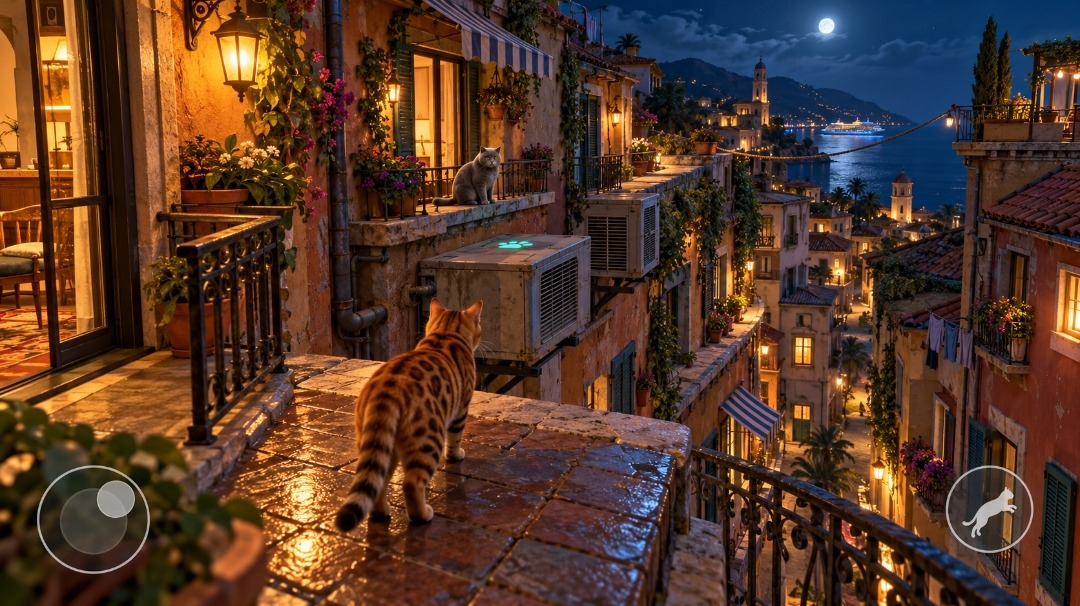
#> input picture docs/reference/level-01-concept.jpg, 1080 x 606 px
$ python make_menu_video.py ../../docs/reference/level-01-concept.jpg
#> lines starting #> are read from the running program, lines starting #| are printed output that depends on the picture; after the words box and inside, x2 and y2 are one past the last pixel; in counts of white or black regions, pixels touching at a corner belong together
"""Main-menu background: the reference picture turned into a seamless living-photo loop (cinemagraph).

Usage:  python tools/menu/make_menu_video.py [out_dir] [--preview]
Writes  menu_loop.mp4 (1280x720, H.264, 24 fps, seamless loop) and menu_poster.jpg (first frame).

Everything moves with a period that divides the loop length, so the loop has no seam:
flickering lanterns and garland bulbs, glowing paw marker, twinkling stars, breathing clouds,
moon glow, sea sparkles and moon path, wet tiles shimmer, cat tail sway, swaying plants,
floating dust and fireflies, slow camera drift.
"""
import math
import os
import subprocess
import sys

import numpy as np
from PIL import Image, ImageFilter

ROOT = os.path.join(os.path.dirname(__file__), "..", "..")
SRC = os.path.join(ROOT, "docs", "reference", "level-01-concept.jpg")
OUT = os.path.join(ROOT, "CatsGame", "Assets", "_Project", "Art", "Menu")

W, H = 1280, 720
FPS = 24
T = 8.0                      # loop length, seconds
N = int(T * FPS)
S = W / 1080.0               # reference (1080x606) -> video scale
rng = np.random.default_rng(11)


def P(x, y):
    """Reference pixel coordinates -> video coordinates."""
    return x * S, y * (H / 606.0)


def periodic(t, k, phase=0.0):
    """Sine with k whole cycles per loop."""
    return math.sin(2 * math.pi * (k * t / T) + phase)


def flicker(t, seed, amount):
    s = sum(periodic(t, k, seed * (k + 1.7)) / k for k in (3, 5, 7, 11))
    return 1.0 + amount * s / 1.7


# ------------------------------------------------------------------ base image
def load_base():
    im = Image.open(SRC).convert("RGB").resize((W, H), Image.LANCZOS)
    im = im.filter(ImageFilter.UnsharpMask(radius=1.6, percent=60, threshold=2))
    a = np.asarray(im).astype(np.float32) / 255.0
    # remove the on-screen joystick and jump button of the concept screenshot
    for (cx, cy, r, sx, sy) in ((93, 519, 62, 0, -118), (990, 509, 52, -4, -112)):
        a = patch(a, *P(cx, cy), r * S, sx * S, sy * S)
#> this loop made 2 passes
#> pass 1, in patch, `src = np.roll(np.roll(a, -int(dy), axis=0), -int(dx), axis=1)`:
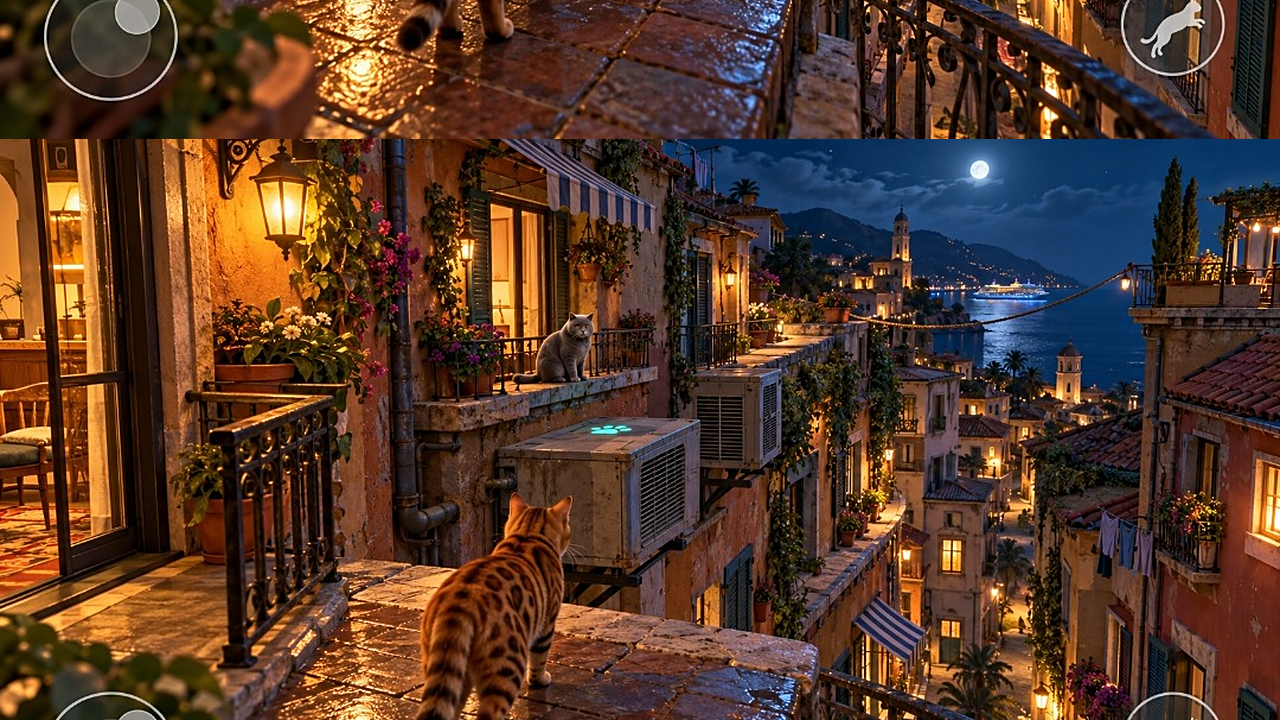
#> src: shape (720, 1280, 3) float32; mean R, G, B 0.335, 0.223, 0.16
    return a


def patch(a, cx, cy, r, dx, dy):
    """Copy a nearby region over a circle with a feathered edge (simple exemplar inpainting)."""
    ys, xs = np.mgrid[0:H, 0:W]
    d = np.sqrt((xs - cx) ** 2 + (ys - cy) ** 2)
    m = np.clip((r * 1.25 - d) / (r * 0.3), 0, 1)[..., None]
    src = np.roll(np.roll(a, -int(dy), axis=0), -int(dx), axis=1)
    src = np.asarray(Image.fromarray((src * 255).astype(np.uint8)).filter(ImageFilter.GaussianBlur(1.2))) / 255.0
    return a * (1 - m) + src * m


def gauss_sprite(radius):
    r = int(radius * 3)
    ys, xs = np.mgrid[-r:r + 1, -r:r + 1]
    return np.exp(-(xs ** 2 + ys ** 2) / (2 * radius ** 2)).astype(np.float32)


def add_sprite(img, x, y, sprite, color, k):
    r = sprite.shape[0] // 2
    x, y = int(round(x)), int(round(y))
    x0, y0, x1, y1 = max(0, x - r), max(0, y - r), min(W, x + r + 1), min(H, y + r + 1)
    if x0 >= x1 or y0 >= y1:
        return
    sp = sprite[y0 - (y - r):y1 - (y - r), x0 - (x - r):x1 - (x - r)]
    img[y0:y1, x0:x1] += sp[..., None] * np.asarray(color, np.float32) * k


# ------------------------------------------------------------------ masks
def masks(base):
    ys, xs = np.mgrid[0:H, 0:W] / np.array([H, W])[:, None, None] if False else np.mgrid[0:H, 0:W]
    r, g, b = base[..., 0], base[..., 1], base[..., 2]
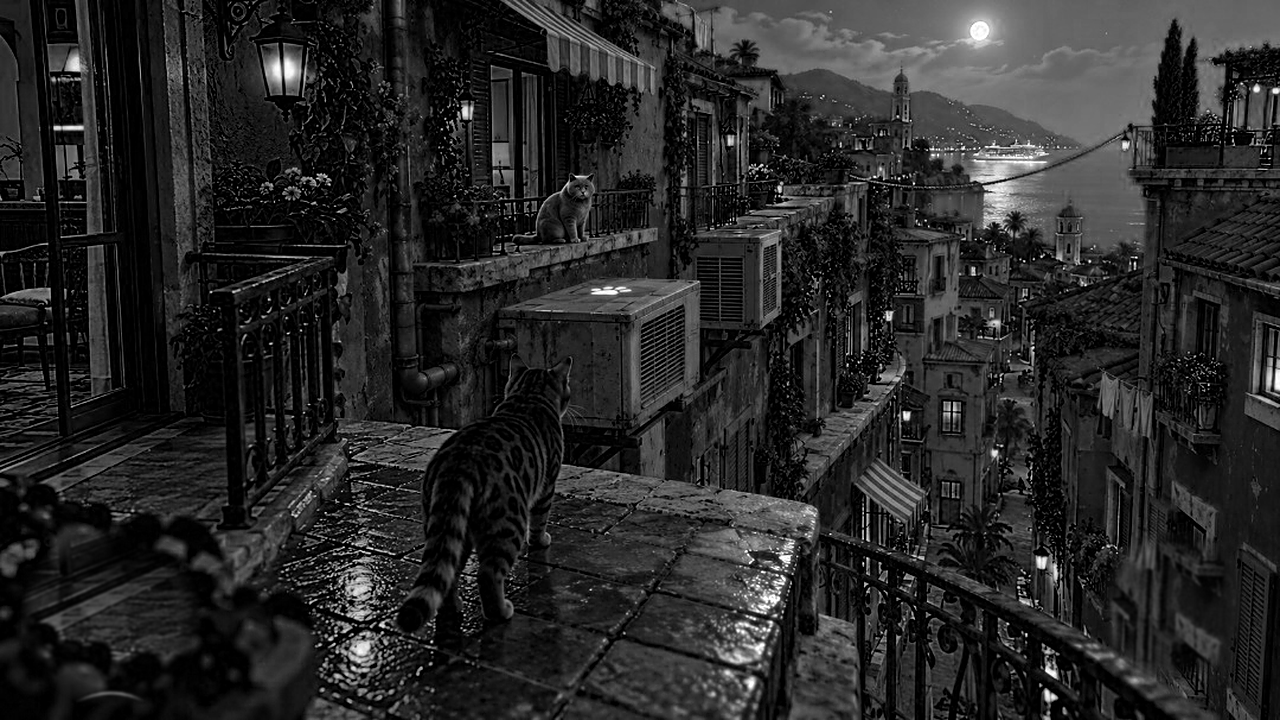
#> b: shape (720, 1280) float64; min 0, max 1, mean 0.157
    lum = base.max(axis=2)
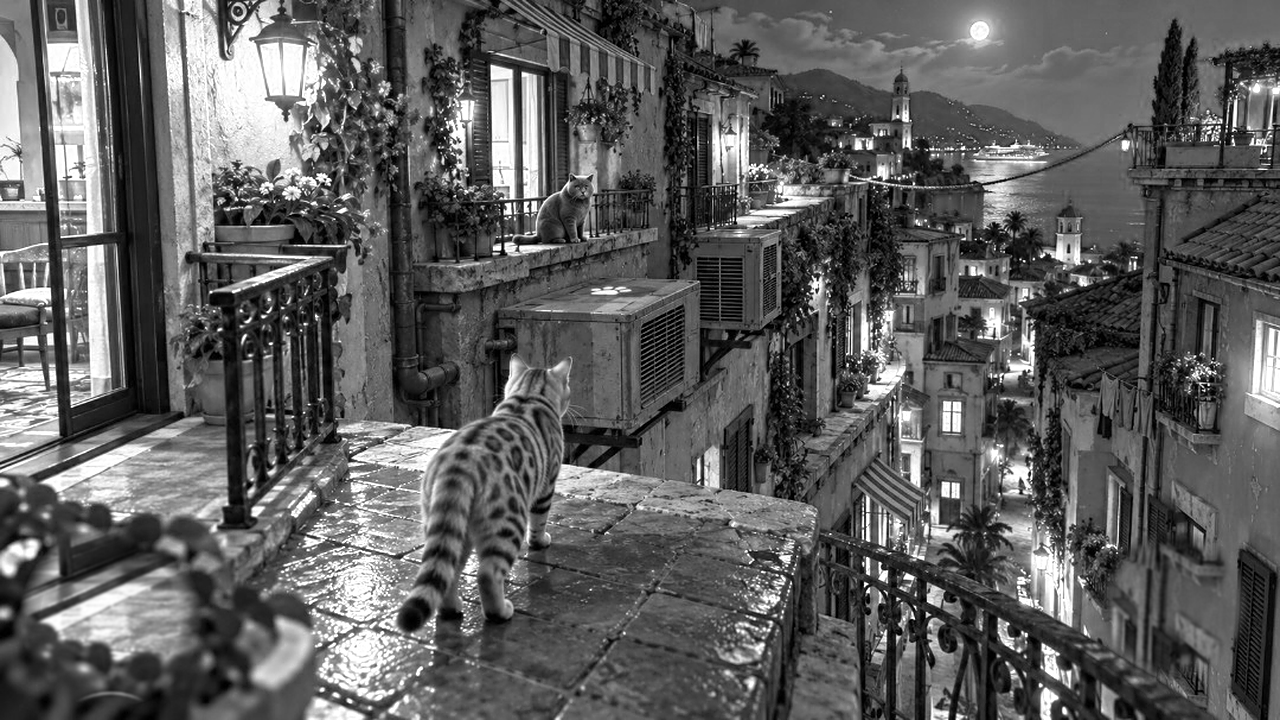
#> lum: shape (720, 1280) float64; min 0, max 1, mean 0.369
    sky = ((b > r + 0.06) & (lum < 0.5) & (ys < P(0, 118)[1]) & (xs > P(585, 0)[0])).astype(np.float32)
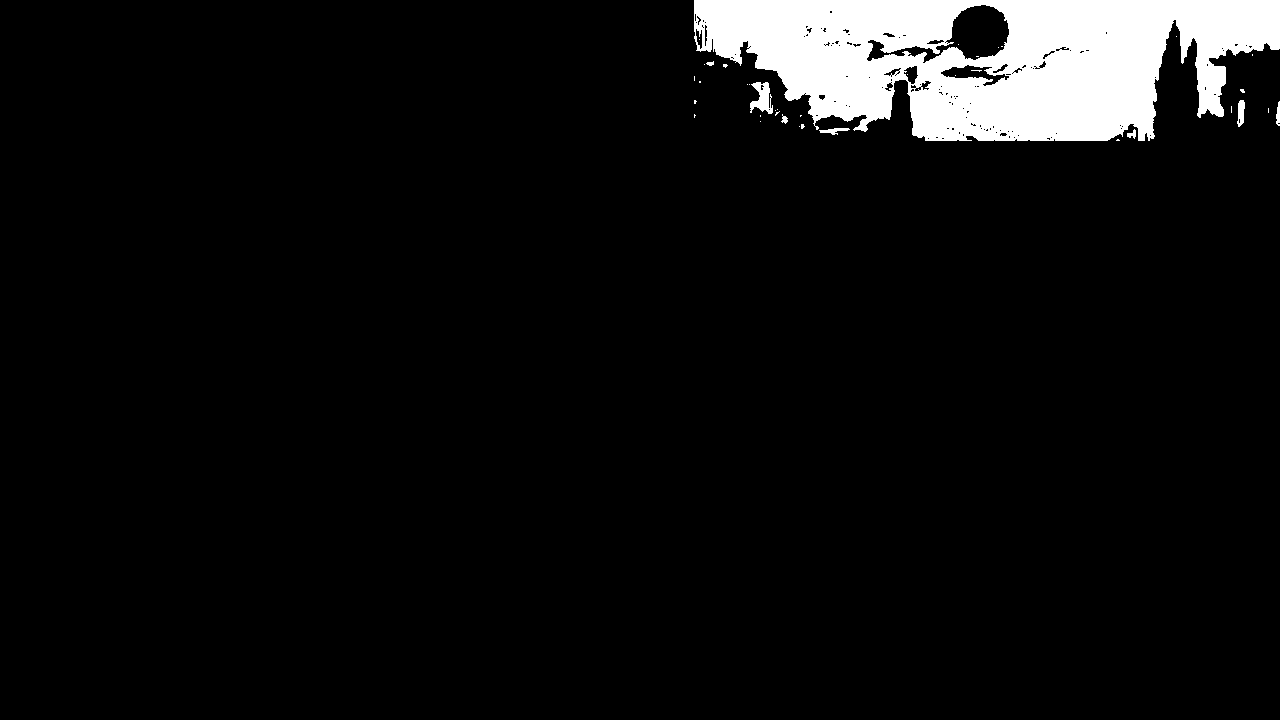
#> sky: shape (720, 1280) float32; values 0 (black) and 1 (white), 6.2% white; 38 white regions (30 under 20 px), largest, box (x1, y1, x2, y2) and area: (694, 0, 1280, 141) 56420, (750, 82, 773, 114) 430, (1237, 100, 1245, 127) 154
    sky = blur(sky, 3)
    sx0, sy0 = P(760, 118)
    sx1, sy1 = P(965, 212)
    sea = ((b > r) & (xs > sx0) & (xs < sx1) & (ys > sy0) & (ys < sy1) & (lum < 0.6)).astype(np.float32)
#> sea: shape (720, 1280) float32; values 0 (black) and 1 (white), 1.9% white; 34 white regions (28 under 20 px), largest, box (x1, y1, x2, y2) and area: (906, 141, 1144, 252) 17094, (905, 227, 955, 243) 358, (960, 242, 988, 252) 117, (1004, 152, 1037, 156) 74, (917, 195, 924, 203) 43, (1017, 141, 1029, 145) 38
    sea = blur(sea, 2)
    tx0, ty0 = P(225, 355)
    tx1, ty1 = P(700, 606)
    wet = ((lum > 0.5) & (r > b + 0.1) & (xs > tx0) & (xs < tx1) & (ys > ty0)).astype(np.float32)
#> wet: shape (720, 1280) float32; values 0 (black) and 1 (white), 4.4% white; 360 white regions (281 under 20 px), largest, box (x1, y1, x2, y2) and area: (267, 422, 481, 701) 24224, (543, 422, 797, 543) 7070, (305, 697, 366, 720) 891
    wet = blur(wet, 1.5)
    green = ((g > r * 0.95) & (g > b) & (lum < 0.7)).astype(np.float32)
#> green: shape (720, 1280) float32; values 0 (black) and 1 (white), 2.3% white; 1077 white regions (961 under 20 px), largest, box (x1, y1, x2, y2) and area: (1233, 551, 1275, 720) 2529, (206, 589, 273, 638) 1378, (869, 195, 899, 291) 1240
    return sky, sea, wet, green


def blur(m, radius):
    return np.asarray(Image.fromarray((np.clip(m, 0, 1) * 255).astype(np.uint8)).filter(ImageFilter.GaussianBlur(radius))) / 255.0


def wrap_noise(w, h, cells, seed):
    """Tileable smooth noise in [0,1]."""
#> called with w = 1280, h = 720, cells = 6, seed = 3
    r = np.random.default_rng(seed)
    total = np.zeros((h, w), np.float32)
    amp = 1.0
    for o in range(5):
        c = cells * 2 ** o
        grid = r.random((max(2, int(c * h / w)), c)).astype(np.float32)
        layer = np.asarray(Image.fromarray((grid * 255).astype(np.uint8)).resize((w, h), Image.BICUBIC)) / 255.0
        total += layer * amp
        amp *= 0.5
    total -= total.min()
    return total / total.max()


# ------------------------------------------------------------------ warps (tail, plants)
def warp_x(img, dx):
    """Horizontal displacement field (pixels) with bilinear sampling."""
    ys, xs = np.mgrid[0:H, 0:W].astype(np.float32)
    sx = np.clip(xs - dx, 0, W - 1.001)
    x0 = np.floor(sx).astype(int)
    f = (sx - x0)[..., None]
    yi = ys.astype(int)
    return img[yi, x0] * (1 - f) + img[yi, x0 + 1] * f


# ------------------------------------------------------------------ main
def main(out_dir, preview=False):
    os.makedirs(out_dir, exist_ok=True)
    base = load_base()
    sky, sea, wet, green = masks(base)
    clouds_a = wrap_noise(W, H, 6, 3)
    clouds_b = wrap_noise(W, H, 6, 4)
    sea_noise = wrap_noise(W, H, 40, 5)
    tile_noise = wrap_noise(W, H, 30, 6)
    ys, xs = np.mgrid[0:H, 0:W].astype(np.float32)

    warm = (1.0, 0.62, 0.3)
    glows = [  # (x, y, radius px, intensity, colour)  in reference coordinates
        (238, 58, 30, 0.55, warm), (238, 58, 9, 0.6, (1.0, 0.85, 0.6)), (392, 92, 18, 0.35, warm),
        (614, 113, 12, 0.3, warm), (757, 350, 14, 0.3, warm), (838, 382, 14, 0.3, warm),
        (873, 466, 16, 0.35, warm), (48, 100, 40, 0.18, warm), (1068, 300, 22, 0.2, warm),
    ]
    paw = (515, 243)
    moon = (826, 25)
    ship = (850, 128)
    # garland bulbs: parabola between the two ends of the string lights
    gx0, gy0, gx1, gy1 = 703, 162, 952, 112
    bulbs = []
    for i in range(22):
        tt = i / 21
        bulbs.append((gx0 + (gx1 - gx0) * tt, gy0 + (gy1 - gy0) * tt + 9 * 4 * tt * (1 - tt), rng.random() * 6))
    sky_idx = np.argwhere(sky > 0.8)
#> sky_idx = 51411 pairs, first value 0 to 137, second value 697 to 1279
    stars = sky_idx[rng.choice(len(sky_idx), 45, replace=False)] if len(sky_idx) > 50 else []
#> stars = 45 pairs, first value 1 to 136, second value 778 to 1264
    star_phase = rng.random(len(stars)) * 6.28
#> star_phase = 45 values, max 6.27 at index 41, min 0.113 at index 6, mean 3.01
    star_k = rng.integers(2, 7, len(stars))
#> star_k = 45 values, max 6 at index 4, min 2 at index 0, mean 3.42
    # dust motes near the lanterns and fireflies in the plants
    dust = [(rng.uniform(150, 520), rng.uniform(20, 330), rng.uniform(0, 6.28), rng.integers(1, 3)) for _ in range(26)]
    flies = [(rng.uniform(20, 300), rng.uniform(380, 590), rng.uniform(0, 6.28), rng.integers(1, 3)) for _ in range(10)]

    spr_big = {}
    tail_box = P(325, 415) + P(400, 540)
    plant_mask = green * np.clip((P(300, 0)[0] - xs) / 80, 0, 1) * np.clip((ys - P(0, 380)[1]) / 40, 0, 1)
    flower_mask = green * ((xs > P(150, 0)[0]) & (xs < P(330, 0)[0]) & (ys > P(0, 95)[1]) & (ys < P(0, 215)[1]))
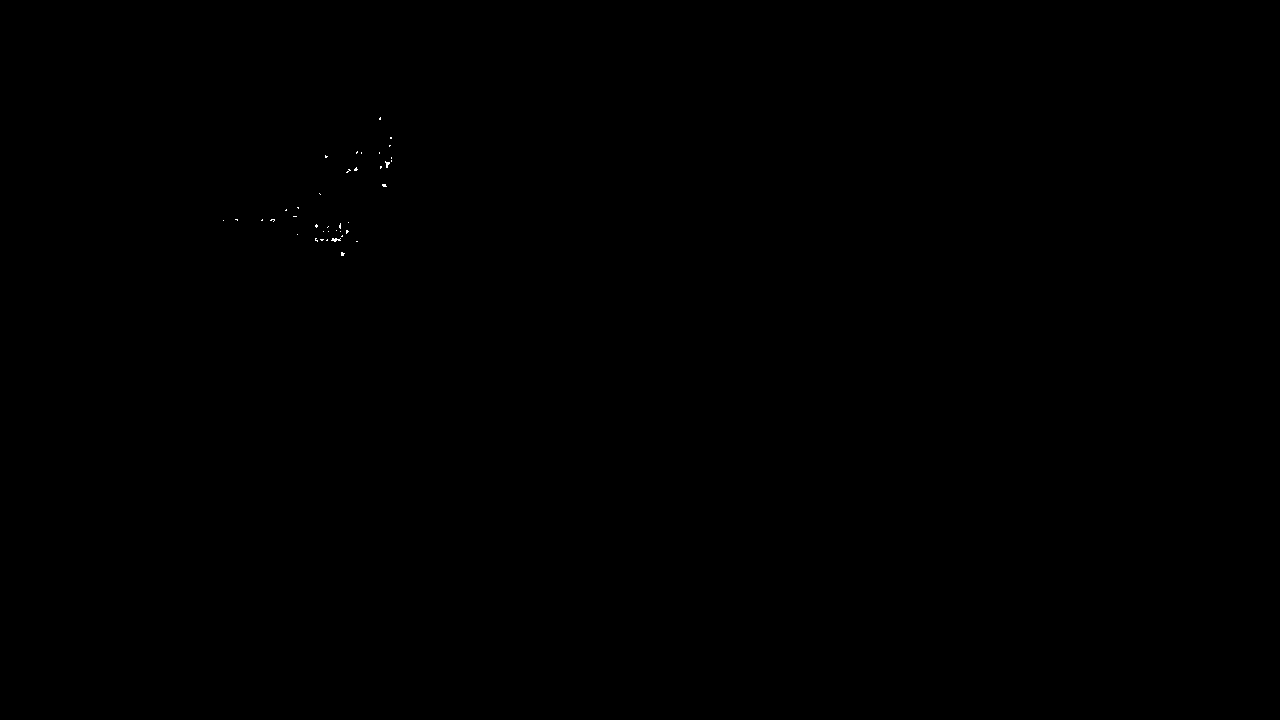
#> flower_mask: shape (720, 1280) float32; values 0 (black) and 1 (white), 0.02% white in thin lines or dots, all inside (x1, y1, x2, y2) = (223, 117, 392, 256)

    exe = None
    try:
        import imageio_ffmpeg
        exe = imageio_ffmpeg.get_ffmpeg_exe()
    except ImportError:
        exe = "ffmpeg"
    mp4 = os.path.join(out_dir, "menu_loop.mp4")
    proc = None
    if not preview:
        proc = subprocess.Popen([exe, "-y", "-loglevel", "error", "-f", "rawvideo", "-pix_fmt", "rgb24",
                                 "-s", f"{W}x{H}", "-r", str(FPS), "-i", "-", "-c:v", "libx264", "-profile:v", "main",
                                 "-preset", "slow", "-crf", "21", "-pix_fmt", "yuv420p", "-movflags", "+faststart", mp4],
                                stdin=subprocess.PIPE)
    frames = [0, N // 4, N // 2] if preview else range(N)
    for fi in frames:
        t = fi / FPS
        img = base.copy()

        # cat tail sways, plants breathe in the breeze
        tx0, ty0, tx1, ty1 = tail_box
        wy = np.clip((ys - ty0) / (ty1 - ty0), 0, 1) ** 1.6
        wx = np.clip(1 - np.abs(xs - (tx0 + tx1) / 2) / ((tx1 - tx0) / 2 + 1e-3), 0, 1) ** 0.7
        inside = (ys > ty0) & (ys < ty1 + 10)
        dx = 7.0 * S * (0.7 * periodic(t, 2) + 0.3 * periodic(t, 5, 1.0)) * wy * wx * inside
        dx += 2.2 * S * np.sin(ys * 0.035 + 2 * math.pi * 3 * t / T) * plant_mask
        dx += 1.4 * S * np.sin(ys * 0.05 + 2 * math.pi * 2 * t / T + 1.3) * flower_mask
        img = warp_x(img, dx)

        # clouds breathe and drift a little (periodic), only over the sky
        drift = 18 * S * periodic(t, 1)
        ca = np.roll(clouds_a, int(drift), axis=1)
        cb = np.roll(clouds_b, int(-drift), axis=1)
        mixk = 0.5 + 0.5 * periodic(t, 1, 0.7)
        cl = np.clip((ca * mixk + cb * (1 - mixk) - 0.55) * 2.2, 0, 1) * sky
        img = img * (1 - cl[..., None] * 0.25) + np.array([0.33, 0.38, 0.5], np.float32) * cl[..., None] * 0.25

        # sea sparkle and moon path
        sh = np.roll(sea_noise, int(26 * S * t / T) * 1, axis=1)
        sparkle = np.clip((sh - 0.72) * 6, 0, 1) * sea
        path = np.exp(-((xs - P(moon[0] + 4, 0)[0]) / (14 * S)) ** 2) * sea
        img += (sparkle * 0.35 + path * 0.12 * (0.7 + 0.3 * np.roll(sea_noise, int(-40 * S * t / T), axis=0)))[..., None] * \
            np.array([0.8, 0.85, 1.0], np.float32)

        # wet tiles shimmer
        tn = np.roll(np.roll(tile_noise, int(30 * S * t / T), axis=1), int(15 * S * t / T), axis=0)
        img *= (1 + wet * (tn - 0.5) * 0.35)[..., None]

        # lights
        for i, (x, y, r, k, c) in enumerate(glows):
            key = int(r * S)
            if key not in spr_big:
                spr_big[key] = gauss_sprite(r * S)
            add_sprite(img, *P(x, y), spr_big[key], c, k * flicker(t, i + 1, 0.12))
        if 4 not in spr_big:
            spr_big[4] = gauss_sprite(4 * S)
            spr_big[60] = gauss_sprite(60 * S)
            spr_big[2] = gauss_sprite(0.9 * S)
            spr_big[18] = gauss_sprite(18 * S)
        for i, (x, y, ph) in enumerate(bulbs):
            add_sprite(img, *P(x, y), spr_big[4], (1.0, 0.8, 0.5), 0.35 * (0.75 + 0.25 * periodic(t, 3 + i % 4, ph)))
        add_sprite(img, *P(*paw), spr_big[18], (0.2, 0.9, 1.0), 0.28 * (0.6 + 0.4 * periodic(t, 2)))
        add_sprite(img, *P(*moon), spr_big[60], (0.55, 0.62, 0.85), 0.12 * (0.9 + 0.1 * periodic(t, 1)))
        add_sprite(img, *P(*ship), spr_big[4], (1.0, 0.9, 0.7), 0.25 * (0.8 + 0.2 * periodic(t, 4)))
        for (yy, xx), ph, k in zip(stars, star_phase, star_k):
            add_sprite(img, xx, yy, spr_big[2], (0.9, 0.95, 1.0), 0.8 * max(0.0, periodic(t, int(k), ph)) ** 2)

        # floating dust and fireflies (closed periodic paths)
        for (x, y, ph, k) in dust:
            px = x + 14 * periodic(t, int(k), ph)
            py = y + 10 * periodic(t, int(k), ph + 1.3) - 4 * periodic(t, 1, ph)
            add_sprite(img, *P(px, py), spr_big[2], (1.0, 0.85, 0.6), 0.5 * (0.5 + 0.5 * periodic(t, 2, ph)))
        for (x, y, ph, k) in flies:
            px = x + 22 * periodic(t, int(k), ph)
            py = y + 12 * periodic(t, int(k) + 1, ph * 1.7)
            add_sprite(img, *P(px, py), spr_big[4], (0.75, 1.0, 0.35), 0.45 * max(0.0, periodic(t, 3, ph)) ** 3)

        # slow camera drift (Ken Burns, periodic) + vignette
        z = 1.035 + 0.012 * periodic(t, 1)
        ox = 6 * periodic(t, 1, 0.5)
        oy = 3 * periodic(t, 1, 2.0)
        out = Image.fromarray((np.clip(img, 0, 1) * 255).astype(np.uint8))
        cw, ch = W / z, H / z
        left = (W - cw) / 2 + ox
        top = (H - ch) / 2 + oy
        out = out.transform((W, H), Image.EXTENT, (left, top, left + cw, top + ch), Image.BICUBIC)
        arr = np.asarray(out).astype(np.float32) / 255.0
        v = 1 - 0.35 * (((xs / W - 0.5) * 1.6) ** 2 + ((ys / H - 0.5) * 1.9) ** 2)
        arr *= np.clip(v, 0.55, 1)[..., None]
        frame = (np.clip(arr, 0, 1) * 255).astype(np.uint8)
        if fi == 0:
            Image.fromarray(frame).save(os.path.join(out_dir, "menu_poster.jpg"), quality=90)
        if preview:
            Image.fromarray(frame).save(os.path.join(out_dir, f"preview_{fi:03d}.jpg"), quality=90)
        else:
            proc.stdin.write(frame.tobytes())
        if fi % 24 == 0:
            print(f"frame {fi}/{N}", flush=True)
    if proc:
        proc.stdin.close()
        proc.wait()
        print("wrote", os.path.abspath(mp4), os.path.getsize(mp4) // 1024, "KB")


if __name__ == "__main__":
    a = [x for x in sys.argv[1:] if not x.startswith("--")]
    main(a[0] if a and a[0] else OUT, "--preview" in sys.argv)
#> (the call stopped at in main, `exe = imageio_ffmpeg.get_ffmpeg_exe()`: imageio_ffmpeg is not available in this run)
